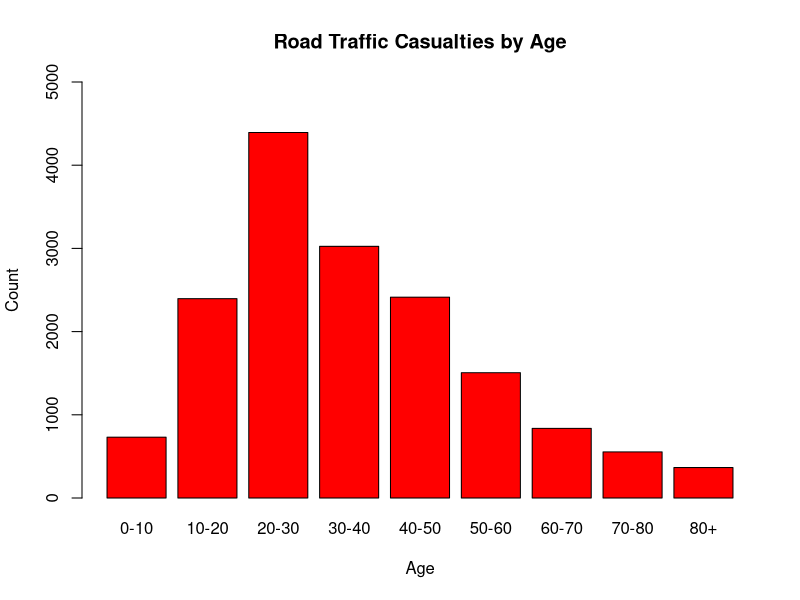

Reproduce this figure in R.
## ---- chunk 1
leeds_14 <- read.csv("leeds-2014.csv", header = TRUE, stringsAsFactors = FALSE)
leeds_13 <- read.csv("leeds-2013.csv", header = TRUE, stringsAsFactors = FALSE)
leeds_12 <- read.csv("leeds-2012.csv", header = TRUE, stringsAsFactors = FALSE)
leeds_11 <- read.csv("leeds-2011.csv", header = TRUE, stringsAsFactors = FALSE)
leeds_10 <- read.csv("leeds-2010.csv", header = TRUE, stringsAsFactors = FALSE)
leeds_09 <- read.csv("leeds-2009.csv", header = TRUE, stringsAsFactors = FALSE)
## ---- chunk 2
accidents <- rbind(leeds_09,leeds_10,leeds_11,leeds_12,leeds_13,leeds_14)
## ---- chunk 3
accidents[accidents$Casualty.Class == "Driver",]$Casualty.Class = 1
accidents[accidents$Casualty.Class == "Passenger",]$Casualty.Class = 2
accidents[accidents$Casualty.Class == "Pedestrian",]$Casualty.Class = 3
## ---- chunk 4
accidents[accidents$Casualty.Severity == "Fatal",]$Casualty.Severity = 1
accidents[accidents$Casualty.Severity == "Serious",]$Casualty.Severity = 2
accidents[accidents$Casualty.Severity == "Slight",]$Casualty.Severity = 3
## ---- chunk 5
accidents[accidents$Sex.of.Casualty == "Male",]$Sex.of.Casualty = 1
accidents[accidents$Sex.of.Casualty == "Female",]$Sex.of.Casualty = 2
## ---- chunk 6
head(accidents)
## ---- chunk 7
table(accidents$Age.of.Casualty)
## ---- chunk 8
accidents$Age.of.Casualty[accidents$Age.of.Casualty < 10 & accidents$Age.of.Casualty >= 0] <- "0-10"
accidents$Age.of.Casualty[accidents$Age.of.Casualty < 20 & accidents$Age.of.Casualty >= 10] <- "10-20"
accidents$Age.of.Casualty[accidents$Age.of.Casualty < 30 & accidents$Age.of.Casualty >= 20] <- "20-30"
accidents$Age.of.Casualty[accidents$Age.of.Casualty < 40 & accidents$Age.of.Casualty >= 30] <- "30-40"
accidents$Age.of.Casualty[accidents$Age.of.Casualty < 50 & accidents$Age.of.Casualty >= 40] <- "40-50"
accidents$Age.of.Casualty[accidents$Age.of.Casualty < 60 & accidents$Age.of.Casualty >= 50] <- "50-60"
accidents$Age.of.Casualty[accidents$Age.of.Casualty < 70 & accidents$Age.of.Casualty >= 60] <- "60-70"
accidents$Age.of.Casualty[accidents$Age.of.Casualty < 80 & accidents$Age.of.Casualty >= 70] <- "70-80"
accidents$Age.of.Casualty[accidents$Age.of.Casualty >= 80] <- "80+"
## ---- chunk 9
table(accidents$Sex.of.Casualty)
## ---- chunk 10
prop.table(table(accidents$Sex.of.Casualty, accidents$Casualty.Class),1)
## ---- chunk 11
counts <- table(accidents$Age.of.Casualty)
barplot(counts, xlab='Age', ylab='Count', ylim=c(0,5000), main='Road Traffic Casualties by Age', col="red")
## ---- chunk 12
pedestrian <-subset(accidents, Casualty.Class = 3)
## ---- chunk 13
write.csv(pedestrian, file = "pedestrian_casualties_2009-2014.csv")
